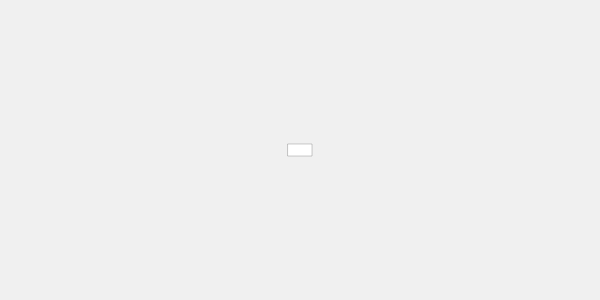
Frame 1 (no input)
Frame 60 (no input): identical to frame 1, image omitted
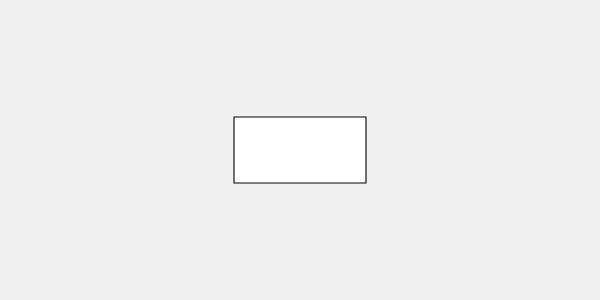
Frame 120 (the mouse pressed at the canvas centre since frame 60)

The p5.js sketch that drew these frames (run headless with seeded random() and noise() and a simulated clock; from frame 60 on, the mouse is pressed at the canvas centre):

// p5.js sketch
// ── sketch.js
function setup() { 
  createCanvas(600, 300); 
  rectMode(CENTER); } 

  function draw() { 
    background(240); 
    let s = map(mouseX, 0, width, 0.2, 2); 
    push(); 
    translate(width/2, height/2); 
    scale(s); 
    rect(0, 0, 120, 60); 
    pop(); 

}
